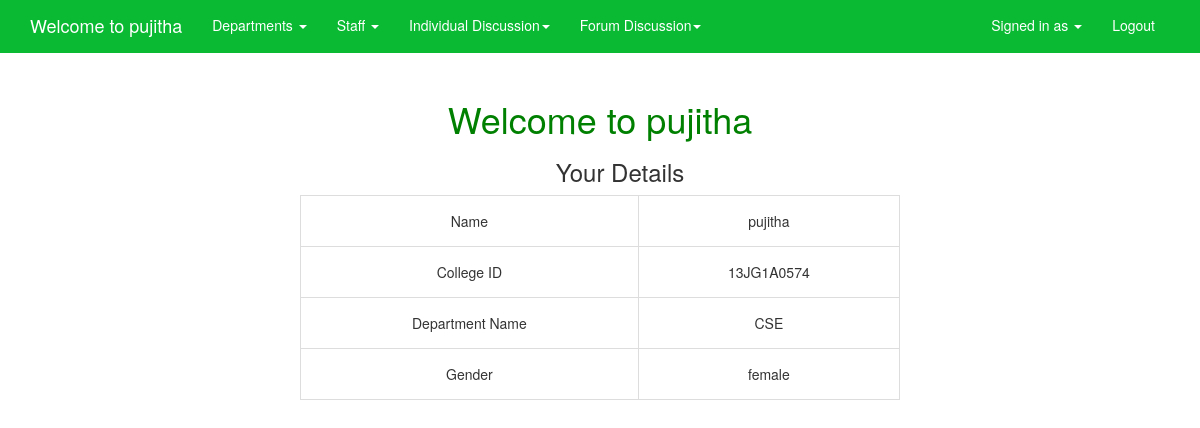
The page /stinteraction/faculty.php (signed in) on the database its author committed.
### tables this page shows
CREATE TABLE `register_table` (
  `name` varchar(50) NOT NULL,
  `nameid` varchar(50) NOT NULL,
  `password` varchar(50) NOT NULL,
  `deptname` varchar(50) NOT NULL,
  `gender` varchar(50) NOT NULL,
  `regmember` varchar(50) NOT NULL
);

### stinteraction/faculty.php (the view, shortened to what this page needs)
<!DOCTYPE html>
<html lang="en">
<head>
   <link rel="stylesheet" href="boostrapcss/bootstrap.min.css">
  <link rel="stylesheet" href="boostrapcss/main.css" >
</head>
<body>
<?php
$name = $_SESSION['session_faculty_name'];
$con = mysqli_connect("localhost:3306", "root", "");
$result =mysqli_query($con,"select * from register_table where name='$name'");
$student_row=mysqli_fetch_array($result,MYSQLI_NUM);
$name = $student_row[0];
$nameid=$student_row[1];
$deptname=$student_row[3];
$gender=$student_row[4];
?>
<div class="navbar-wrapper">
    <div class="container-fluid">
        <nav class="navbar navbar-fixed-top">
            <div class="container">
                <div class="navbar-header">
                    <a class="navbar-brand" href="#">Welcome to <?php echo $name ?> </a>
                </div>
                <div id="navbar" class="navbar-collapse collapse">
                    <ul class="nav navbar-nav">
                        <li class=" dropdown">
                            <a href="#" class="dropdown-toggle " data-toggle="dropdown" role="button" aria-haspopup="true" aria-expanded="false">Departments <span class="caret"></span></a>
                        </li>
                        <li class=" dropdown"><a href="#" class="dropdown-toggle active" data-toggle="dropdown" role="button" aria-haspopup="true" aria-expanded="false">Staff <span class="caret"></span></a>
                        </li>
                        <li class=" dropdown"><a href="forum.php" class="dropdown-toggle active" data-toggle="dropdown" role="button" aria-haspopup="true" aria-expanded="false">Individual Discussion<span class="caret"></span></a>
                        <li class=" dropdown"><a href="forum.php" class="dropdown-toggle active" data-toggle="dropdown" role="button" aria-haspopup="true" aria-expanded="false">Forum Discussion<span class="caret"></span></a>
                    </ul>
                    <ul class="nav navbar-nav pull-right">
                        <li class=" dropdown"><a href="#" class="dropdown-toggle active" data-toggle="dropdown" role="button" aria-haspopup="true" aria-expanded="false">Signed in as  <span class="caret"></span></a>
                        </li>
                        <li class=""><a href="logout.php">Logout</a></li>
                    </ul>
                </div>
            </div>
        </nav>
    </div>
</div>
<h1 style="color:green;"> <center> <br><br>Welcome to <?php echo $name ?> </center> </h1>
<table align="center">
  <center><h3><ul> Your Details </ul></h3> </center>
  <tr>
    <td>Name</td>
    <td><?php echo $name ?></td>
  </tr>
  <tr>
    <td>College ID</td>
    <td><?php echo $nameid ?></td>
  </tr>
  <tr>
    <td>Department Name</td>
    <td><?php echo $deptname ?></td>
  </tr>
  <tr>
    <td>Gender</td>
    <td><?php echo $gender ?></td>
  </tr>
</table>
</body>
</html>

### stinteraction/boostrapcss/main.css (style rules this page uses)
.navbar, .dropdown-menu { background:#09ba32; border: none; }
.nav>li>a, .dropdown-menu>li>a:focus, .dropdown-menu>li>a:hover, .dropdown-menu>li>a, .dropdown-menu>li { border-bottom: 3px solid transparent; }
.navbar a, .dropdown-menu>li>a, .dropdown-menu>li>a:focus, .dropdown-menu>li>a:hover, .navbar-toggle { color: #fff; }

### stinteraction/faculty.php (style rules this page uses)
table, td, th { border: 1px solid #ddd; text-align: center; }
table { border-collapse: collapse; width: 50%; }
th, td { padding: 15px; }

### rows shown on the page
register_table: name "pujitha", nameid "13JG1A0574", deptname "CSE", gender "female"
